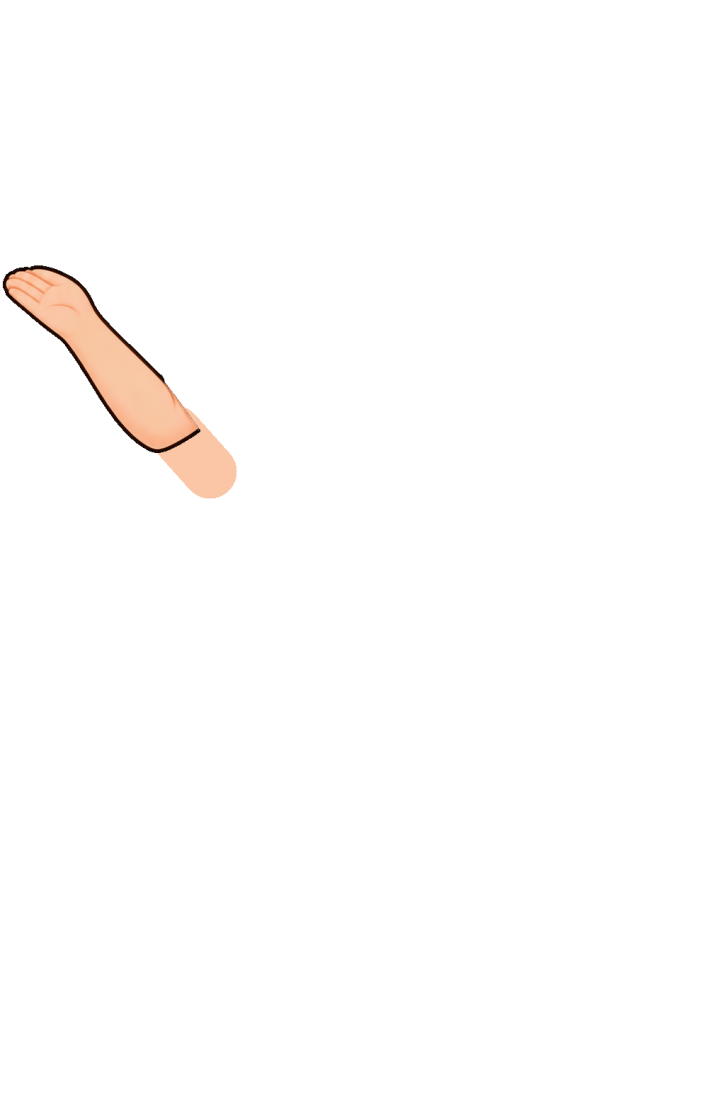
#> input picture assets/rig/arm-l.png, 720 x 1095 px
$ python make_rig.py ../assets/rig/arm-l.png
#> lines starting #> are read from the running program, lines starting #| are printed output that depends on the picture; after the words box and inside, x2 and y2 are one past the last pixel; in counts of white or black regions, pixels touching at a corner belong together
#!/usr/bin/env python3
"""
make_rig.py — split a flat character illustration into animation layers.

Input : one RGB PNG of a character standing on a PURE BLACK background
        (arms away from the body, e.g. the "shrug" pose used by this project).
Output: assets/rig/{body,head,arm-l,arm-r,lids,mouth-closed,mouth-wide}.png (720 px wide,
        all the same canvas size) and rig.json with pivot / anchor positions in percent.

Layers
  arm-l / arm-r  forearm + hand (with a skin "capsule" hidden under the sleeve so it can rotate)
  body           everything else (dress, legs, braids, bows)
  head           hair + face
  lids           skin patches (inpainted) with a lash line  -> blink animation
  mouth-closed   inpainted skin + soft smile                -> default mouth
  mouth-wide     open mouth                                 -> talking animation

The face / eye / mouth coordinates below belong to the bundled character. For another
character, change the constants in the CONFIG section (open the source in an image editor).

Requires: pip install numpy opencv-python scipy pillow
Usage   : python tools/make_rig.py path/to/character.png --out assets/rig
"""
import argparse, json, os
import cv2, numpy as np
from PIL import Image
from scipy import ndimage as ndi

# ---------------------------------------------------------------- CONFIG (source pixels)
EYES = [(448, 243), (560, 243)]        # eye centres
MOUTH = (508, 322)                      # mouth centre
HEAD_PIVOT = (508, 402)                 # neck base
HEAD_BOX = dict(y_max=300, x_min=315, x_max=700)   # hair + ears region that belongs to the head
CHIN_Y, NECK_KEEP_Y = 395, 372          # face dilation limit / body keeps neck pixels below this
CHEEKS = [(420, 300), (598, 300)]
FEET = (508, 1500)
OUT_WIDTH = 720


def build(src, out):
#> called with src = '../assets/rig/arm-l.png', out = 'assets/rig'
    rgb = np.array(Image.open(src).convert('RGB'))
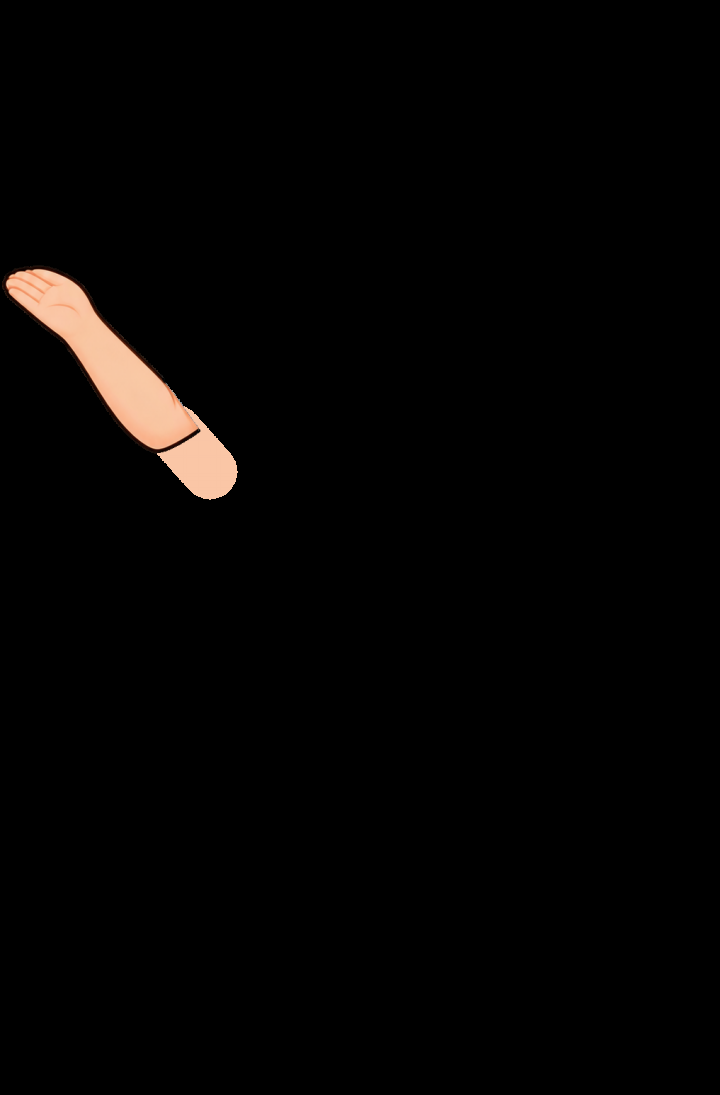
#> rgb: shape (1095, 720, 3); mean R, G, B 4.8, 3.7, 3
    Hh, Ww = rgb.shape[:2]
#> Hh = 1095; Ww = 720
    # 1) character mask: flood-fill the pure-black background from the border
    black = rgb.max(axis=2) < 9
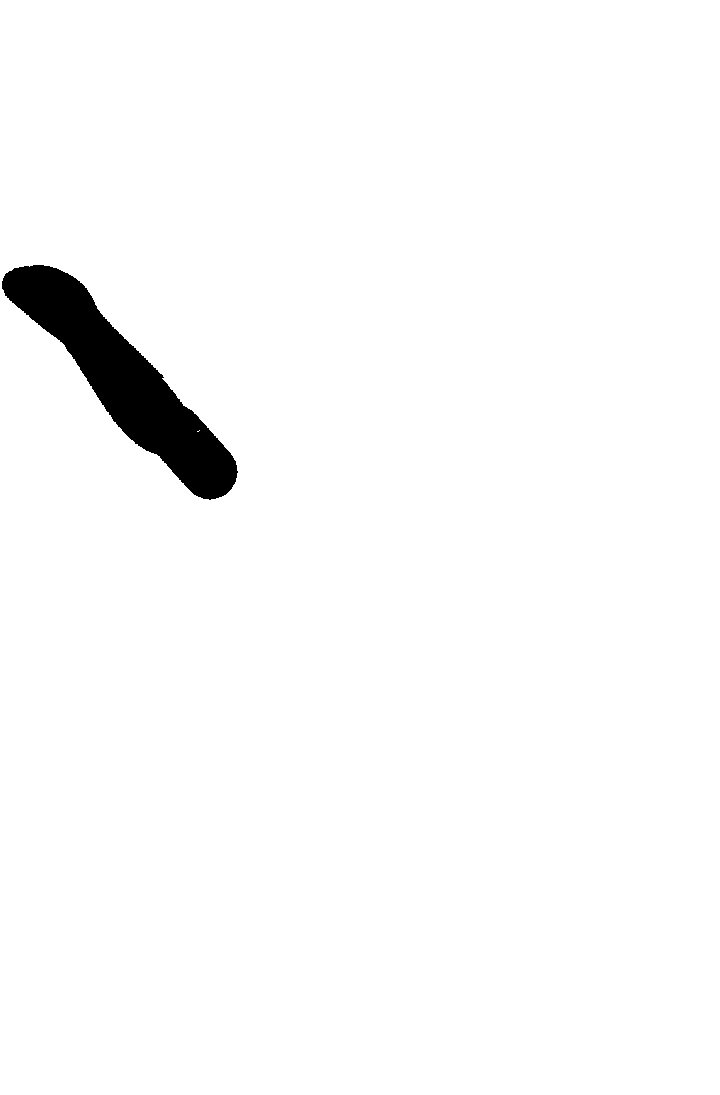
#> black: shape (1095, 720) bool; 97.8% white; 1 black region, box (x1, y1, x2, y2) and area: (2, 265, 238, 500) 16987
    lab, _ = ndi.label(black)
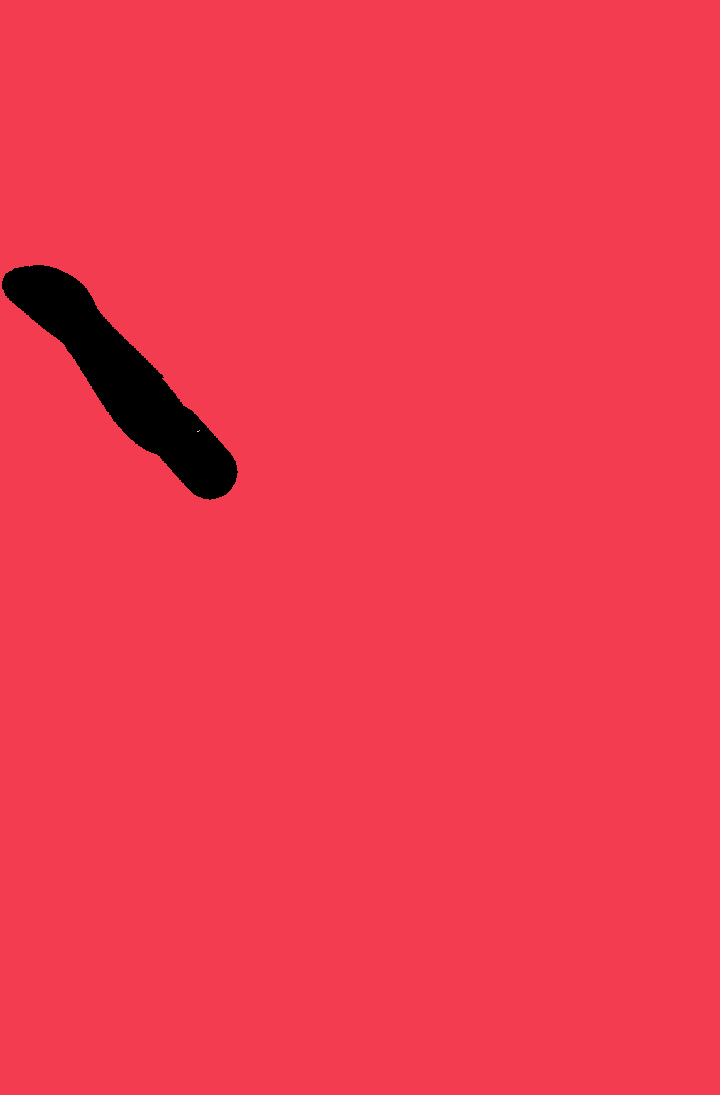
#> lab: shape (1095, 720) int32; 4 distinct labels, from 0 to 3; one colour per label, 0 black
    border = set(np.unique(np.concatenate([lab[0], lab[-1], lab[:, 0], lab[:, -1]]))) - {0}
#> border = 1 item
    fg = ndi.binary_fill_holes(~np.isin(lab, list(border)))
#> fg: shape (1095, 720) bool; 2.2% white; 1 white region, box (x1, y1, x2, y2) and area: (2, 265, 238, 500) 16990
    # 2) skin components (face, arms) by colour
    hsv = cv2.cvtColor(rgb, cv2.COLOR_RGB2HSV)
#> hsv: shape (1095, 720, 3); mean H, S, V 0.2, 2.3, 4.8
    Hc, Sc, Vc = [hsv[..., i].astype(int) for i in range(3)]
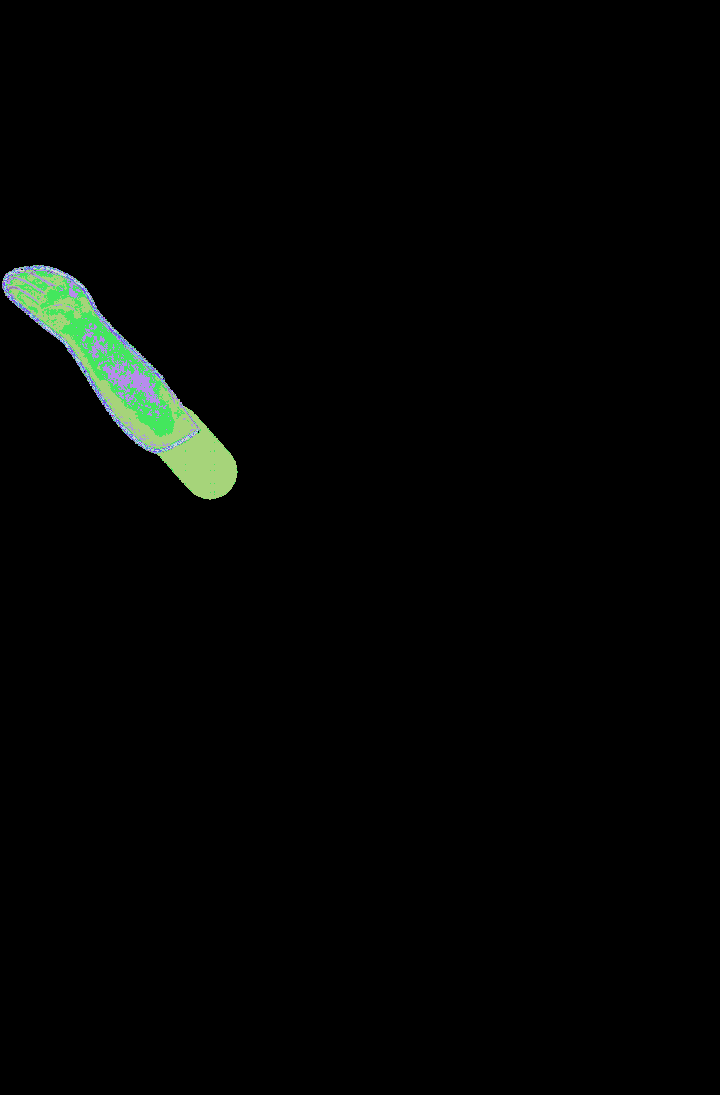
#> Hc: shape (1095, 720) int64; 32 distinct labels, from 0 to 178; one colour per label, 0 black
#> Sc: shape (1095, 720) int64; 209 distinct labels, from 0 to 255
#> Vc: shape (1095, 720) int64; 249 distinct labels, from 0 to 253
    skin = ndi.binary_opening((Hc >= 5) & (Hc <= 20) & (Sc >= 40) & (Sc <= 140) & (Vc >= 170) & fg, iterations=1)
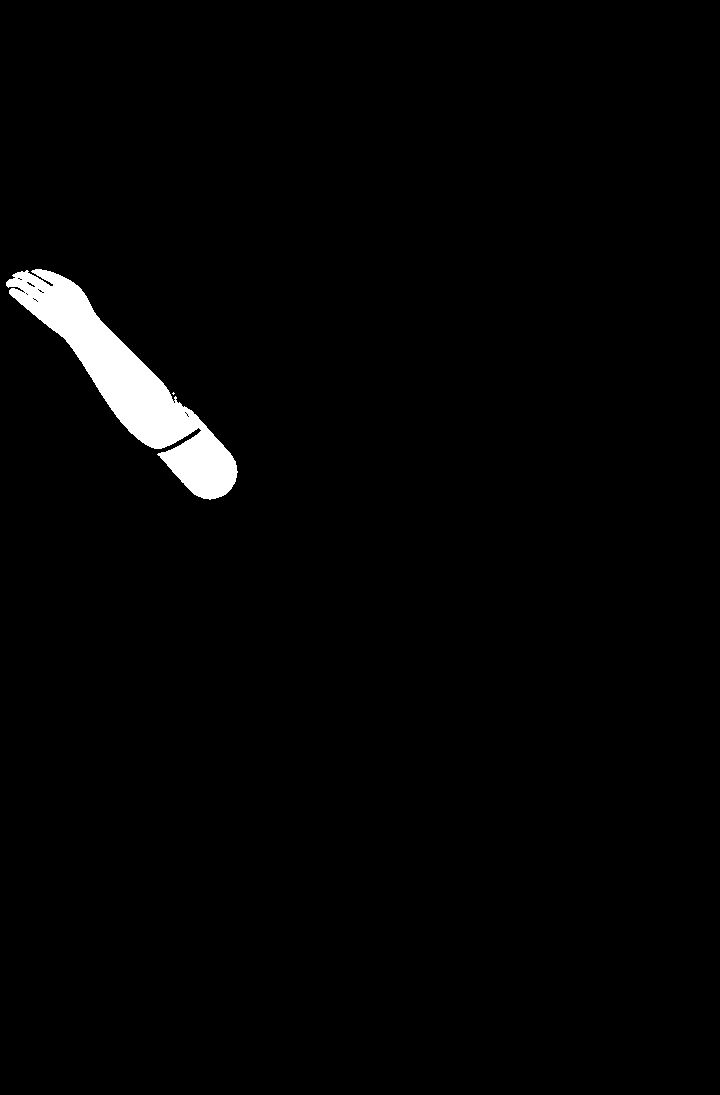
#> skin: shape (1095, 720) bool; 1.9% white; 2 white regions (1 under 20 px), largest, box (x1, y1, x2, y2) and area: (6, 269, 238, 500) 14599
    l2, _ = ndi.label(skin)
#> l2: shape (1095, 720) int32; 3 distinct labels, from 0 to 2
    yy, xx = np.mgrid[0:Hh, 0:Ww]
#> (the run stopped early here; a loop or call above may not have finished)
